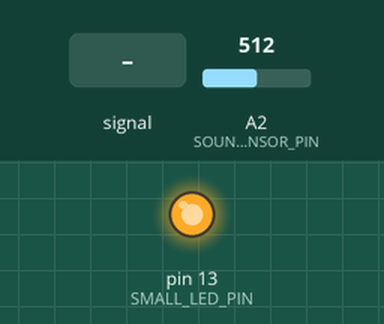
Simulated run of this sketch. Board: Arduino Uno, built with avr-gcc and run on an emulated ATmega328P. Shown: output pins drawn as LEDs (lit = HIGH). Dashed ring = blinking. The inputs (shaded band) are chosen by the test bench; at power-on: A2 (SOUND_SENSOR_PIN) = 512. What the sketch prints to the serial monitor is not drawn.

Above: at 1.2 s.
1.3 s: A2 (SOUND_SENSOR_PIN) set to 716
At 3.1 s:
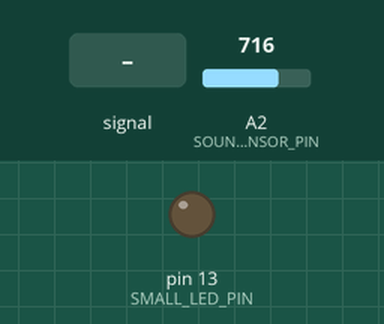
3.6 s: A2 (SOUND_SENSOR_PIN) fed a 2 Hz sine of ±306 counts around its level
At 4.1 s:
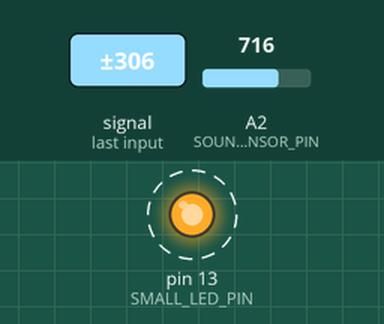
Timing chart, 0 to 12.6 s (numbered marks = the images above; inputs shaded):
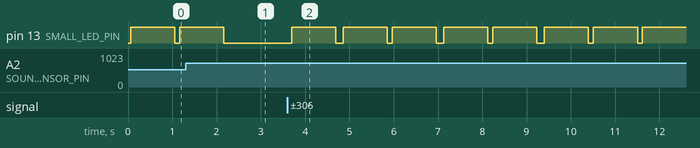

Measured:
- after the input at 1.3 s, pin 13 (SMALL_LED_PIN): goes on until 2.2 s, then stays LOW
- after the input at 3.6 s, pin 13 (SMALL_LED_PIN): alternates HIGH for 1.0 s and LOW for 0.11 s, starting after 0.09 s

The sketch:

UDOOGrove05_soundSensor.ino
```cpp
#define SOUND_SENSOR_PIN A2
#define SOUND_BIAS       721
#define SOUND_TH         150

#define SMALL_LED_PIN    13


void setup() {
  Serial.begin(115200);
  Serial.println("UDOO Grove Happy Lamp! Step O5: Sound Sensor");

  pinMode(SMALL_LED_PIN, OUTPUT);

}

void loop() {

  bool isClapDetected = detectClap();

  if( isClapDetected ){
    turnOnSmallLight();
    delay(1000);
    turnOffSmallLight();
  }

  delay(50);
}

// Sound Sensor value
bool detectClap(){
  long sum = 0;
  for(int i=0; i<64; i++)    {
    sum += analogRead(SOUND_SENSOR_PIN);
  }

  sum >>= 6;

  if(abs(sum - SOUND_BIAS) > SOUND_TH){
     delay(50);
     return true;
  }
  return false;
}

void turnOnSmallLight(){
  digitalWrite(SMALL_LED_PIN, HIGH);
}

void turnOffSmallLight(){
  digitalWrite(SMALL_LED_PIN, LOW);
}
```
